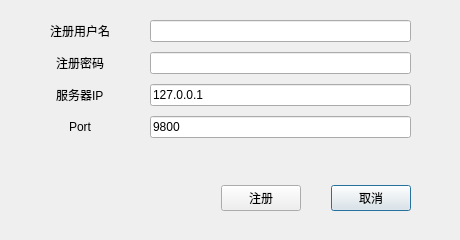
<?xml version="1.0" encoding="UTF-8"?>
<ui version="4.0">
 <class>RegisterDialog</class>
 <widget class="QDialog" name="RegisterDialog">
  <property name="geometry">
   <rect>
    <x>0</x>
    <y>0</y>
    <width>460</width>
    <height>240</height>
   </rect>
  </property>
  <property name="minimumSize">
   <size>
    <width>460</width>
    <height>240</height>
   </size>
  </property>
  <property name="maximumSize">
   <size>
    <width>460</width>
    <height>240</height>
   </size>
  </property>
  <property name="windowTitle">
   <string>RegisterDialog</string>
  </property>
  <widget class="QWidget" name="verticalLayoutWidget">
   <property name="geometry">
    <rect>
     <x>0</x>
     <y>0</y>
     <width>461</width>
     <height>241</height>
    </rect>
   </property>
   <layout class="QVBoxLayout" name="verticalLayout" stretch="3,1">
    <property name="spacing">
     <number>0</number>
    </property>
    <property name="sizeConstraint">
     <enum>QLayout::SetDefaultConstraint</enum>
    </property>
    <property name="leftMargin">
     <number>10</number>
    </property>
    <property name="topMargin">
     <number>0</number>
    </property>
    <property name="rightMargin">
     <number>10</number>
    </property>
    <property name="bottomMargin">
     <number>10</number>
    </property>
    <item>
     <layout class="QFormLayout" name="formLayout_2">
      <property name="sizeConstraint">
       <enum>QLayout::SetDefaultConstraint</enum>
      </property>
      <property name="fieldGrowthPolicy">
       <enum>QFormLayout::AllNonFixedFieldsGrow</enum>
      </property>
      <property name="labelAlignment">
       <set>Qt::AlignCenter</set>
      </property>
      <property name="formAlignment">
       <set>Qt::AlignHCenter|Qt::AlignTop</set>
      </property>
      <property name="horizontalSpacing">
       <number>40</number>
      </property>
      <property name="verticalSpacing">
       <number>10</number>
      </property>
      <property name="leftMargin">
       <number>40</number>
      </property>
      <property name="topMargin">
       <number>20</number>
      </property>
      <property name="rightMargin">
       <number>40</number>
      </property>
      <property name="bottomMargin">
       <number>10</number>
      </property>
      <item row="2" column="0">
       <widget class="QLabel" name="IP_R">
        <property name="text">
         <string>服务器IP</string>
        </property>
       </widget>
      </item>
      <item row="2" column="1">
       <widget class="QLineEdit" name="ipInputRegister">
        <property name="text">
         <string>127.0.0.1</string>
        </property>
       </widget>
      </item>
      <item row="3" column="0">
       <widget class="QLabel" name="PORT_R">
        <property name="text">
         <string>Port</string>
        </property>
       </widget>
      </item>
      <item row="3" column="1">
       <widget class="QLineEdit" name="portInputRegister">
        <property name="text">
         <string>9800</string>
        </property>
       </widget>
      </item>
      <item row="0" column="0">
       <widget class="QLabel" name="USERNAME_R">
        <property name="text">
         <string>注册用户名</string>
        </property>
       </widget>
      </item>
      <item row="0" column="1">
       <widget class="QLineEdit" name="userNameInputRegister">
        <property name="text">
         <string/>
        </property>
       </widget>
      </item>
      <item row="1" column="0">
       <widget class="QLabel" name="PASSWORD_R">
        <property name="text">
         <string>注册密码</string>
        </property>
       </widget>
      </item>
      <item row="1" column="1">
       <widget class="QLineEdit" name="passwordInputRegister">
        <property name="contextMenuPolicy">
         <enum>Qt::NoContextMenu</enum>
        </property>
        <property name="text">
         <string/>
        </property>
        <property name="echoMode">
         <enum>QLineEdit::Password</enum>
        </property>
       </widget>
      </item>
     </layout>
    </item>
    <item>
     <layout class="QHBoxLayout" name="horizontalLayout_3" stretch="2,1,1">
      <property name="spacing">
       <number>30</number>
      </property>
      <property name="sizeConstraint">
       <enum>QLayout::SetDefaultConstraint</enum>
      </property>
      <property name="leftMargin">
       <number>20</number>
      </property>
      <property name="topMargin">
       <number>0</number>
      </property>
      <property name="rightMargin">
       <number>40</number>
      </property>
      <property name="bottomMargin">
       <number>20</number>
      </property>
      <item>
       <widget class="QLabel" name="tip">
        <property name="enabled">
         <bool>false</bool>
        </property>
        <property name="font">
         <font>
          <weight>75</weight>
          <bold>true</bold>
         </font>
        </property>
        <property name="text">
         <string/>
        </property>
        <property name="alignment">
         <set>Qt::AlignCenter</set>
        </property>
       </widget>
      </item>
      <item>
       <widget class="QPushButton" name="registerButton">
        <property name="enabled">
         <bool>true</bool>
        </property>
        <property name="sizePolicy">
         <sizepolicy hsizetype="Minimum" vsizetype="Fixed">
          <horstretch>0</horstretch>
          <verstretch>0</verstretch>
         </sizepolicy>
        </property>
        <property name="cursor">
         <cursorShape>ArrowCursor</cursorShape>
        </property>
        <property name="layoutDirection">
         <enum>Qt::LeftToRight</enum>
        </property>
        <property name="text">
         <string>注册</string>
        </property>
        <property name="autoDefault">
         <bool>false</bool>
        </property>
       </widget>
      </item>
      <item>
       <widget class="QPushButton" name="cancelButton">
        <property name="enabled">
         <bool>true</bool>
        </property>
        <property name="text">
         <string>取消</string>
        </property>
       </widget>
      </item>
     </layout>
    </item>
   </layout>
  </widget>
 </widget>
 <resources/>
 <connections/>
</ui>
